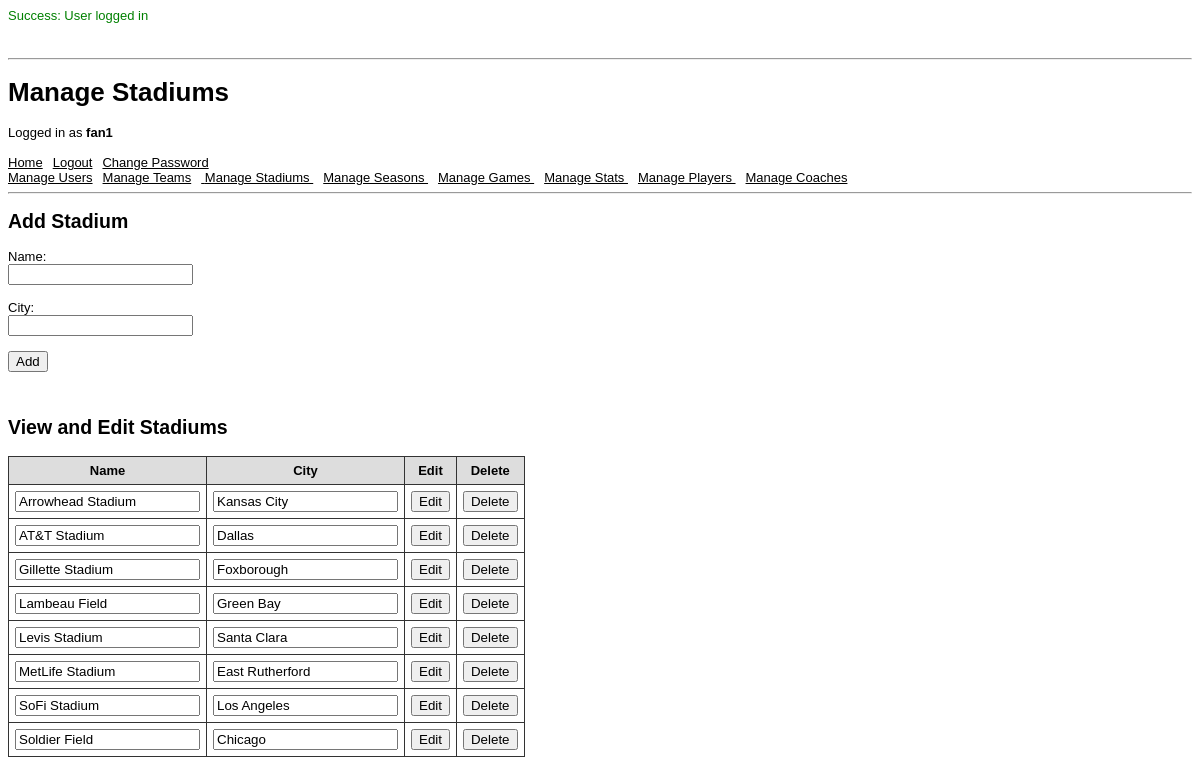
/pages/stadium_page.php (signed in), run on the app's committed database.
### tables this page shows
CREATE TABLE Stadium (
    stadium_id INT UNSIGNED PRIMARY KEY AUTO_INCREMENT,
    name       VARCHAR(100) NOT NULL,
    city       VARCHAR(100) NOT NULL,

    UNIQUE (name, city)
);

### pages/stadium_page.php (the view, shortened to what this page needs)
<?php
  require_once(__DIR__ . '/../scripts/StartSession.php');
  require_once(__DIR__ . '/html_components.php');
  require_once(__DIR__ . '/../scripts/helpers.php');
  display_add_stadium();
  display_edit_stadium();
  function display_add_stadium() {
    echo "<h2>Add Stadium</h2>";
    echo "<form method='post' action='../scripts/stadium/add_stadium.php'>";
    echo "<label>Name:</label><br><input type='text' name='name' required><br><br>";
    echo "<label>City:</label><br><input type='text' name='city' required><br><br>";
    echo "<input type='submit' value='Add'>";
    echo "</form><br>";
  }
  function display_edit_stadium() {
    global $db;
    $query = "
        SELECT stadium_id, name, city
        FROM Stadium
        ORDER BY name, city
    ";
    $result = query_with_perms($db, $query);
    echo "<h2>View and Edit Stadiums</h2>";
    echo "<table>";
    echo "<tr>
            <th>Name</th>
            <th>City</th>
            <th>Edit</th>
            <th>Delete</th>
        </tr>";
    while ($row = $result->fetch_assoc()) {
        echo "<tr>";
        echo "<form method='post' action='../scripts/stadium/edit_stadium.php'>";
        echo "<td><input type='text' name='name' value='" . sanitize_str($row['name']) . "' required></td>";
        echo "<td><input type='text' name='city' value='" . sanitize_str($row['city']) . "' required></td>";
        echo "<td><input type='submit' name='submit' value='Edit'></td>";
        echo "</form>";
        echo "<form method='post' action='../scripts/stadium/delete_stadium.php'>";
        echo "<td><input type='submit' name='submit' value='Delete'></td>";
        echo "</form>";
        echo "</tr>";
    }
    echo "</table>";
  }
?>

### pages/html_components.php (style rules this page uses)
body { font-family: Arial, Helvetica, sans-serif; font-size: 13px; }
li, td, th { font-family: Arial, Helvetica, sans-serif; font-size: 13px; }
table { border-collapse: collapse; margin-bottom: 20px; }
th { background: #ddd; }
th, td { padding: 6px; border: 1px solid #333; }

### data on the page
stadium: name "Arrowhead Stadium", city "Kansas City"
stadium: name "AT&T Stadium", city "Dallas"
stadium: name "Gillette Stadium", city "Foxborough"
stadium: name "Lambeau Field", city "Green Bay"
stadium: name "Levis Stadium", city "Santa Clara"
stadium: name "MetLife Stadium", city "East Rutherford"
stadium: name "SoFi Stadium", city "Los Angeles"
stadium: name "Soldier Field", city "Chicago"

### other printed values
$_SESSION['success'] "User logged in"
$title "Manage Stadiums"
sanitize_str($_SESSION['UserName']) "fan1"
